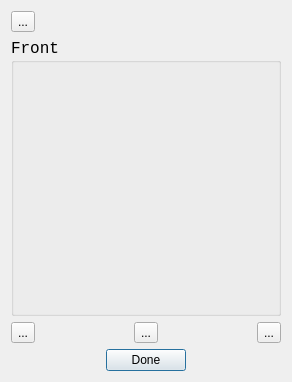
<?xml version="1.0" encoding="UTF-8"?>
<ui version="4.0">
 <class>StudyDeck</class>
 <widget class="QDialog" name="StudyDeck">
  <property name="windowModality">
   <enum>Qt::ApplicationModal</enum>
  </property>
  <property name="geometry">
   <rect>
    <x>0</x>
    <y>0</y>
    <width>292</width>
    <height>382</height>
   </rect>
  </property>
  <property name="windowTitle">
   <string>Study Deck</string>
  </property>
  <property name="modal">
   <bool>true</bool>
  </property>
  <layout class="QVBoxLayout" name="verticalLayout">
   <item>
    <layout class="QHBoxLayout" name="horizontalLayout_3">
     <item>
      <widget class="QToolButton" name="toolButton_4">
       <property name="text">
        <string>...</string>
       </property>
       <property name="icon">
        <iconset resource="../../resources/resources.qrc">
         <normaloff>:/pictures/shuffle.png</normaloff>:/pictures/shuffle.png</iconset>
       </property>
       <property name="shortcut">
        <string>S</string>
       </property>
      </widget>
     </item>
     <item>
      <spacer name="horizontalSpacer_5">
       <property name="orientation">
        <enum>Qt::Horizontal</enum>
       </property>
       <property name="sizeHint" stdset="0">
        <size>
         <width>40</width>
         <height>20</height>
        </size>
       </property>
      </spacer>
     </item>
    </layout>
   </item>
   <item>
    <widget class="QGroupBox" name="card_box">
     <property name="font">
      <font>
       <family>Consolas</family>
       <pointsize>12</pointsize>
      </font>
     </property>
     <property name="title">
      <string>Front</string>
     </property>
     <layout class="QVBoxLayout" name="verticalLayout_2">
      <item>
       <spacer name="verticalSpacer_2">
        <property name="orientation">
         <enum>Qt::Vertical</enum>
        </property>
        <property name="sizeHint" stdset="0">
         <size>
          <width>20</width>
          <height>40</height>
         </size>
        </property>
       </spacer>
      </item>
      <item>
       <widget class="QLabel" name="text">
        <property name="font">
         <font>
          <family>Consolas</family>
          <pointsize>12</pointsize>
         </font>
        </property>
        <property name="text">
         <string/>
        </property>
        <property name="textFormat">
         <enum>Qt::PlainText</enum>
        </property>
        <property name="alignment">
         <set>Qt::AlignLeading|Qt::AlignLeft|Qt::AlignVCenter</set>
        </property>
        <property name="wordWrap">
         <bool>true</bool>
        </property>
       </widget>
      </item>
      <item>
       <spacer name="verticalSpacer">
        <property name="orientation">
         <enum>Qt::Vertical</enum>
        </property>
        <property name="sizeHint" stdset="0">
         <size>
          <width>20</width>
          <height>40</height>
         </size>
        </property>
       </spacer>
      </item>
     </layout>
    </widget>
   </item>
   <item>
    <layout class="QHBoxLayout" name="horizontalLayout_2">
     <item>
      <widget class="QToolButton" name="toolButton">
       <property name="text">
        <string>...</string>
       </property>
       <property name="icon">
        <iconset>
         <normalon>:/pictures/arrowleft.png</normalon>
        </iconset>
       </property>
       <property name="shortcut">
        <string>Left</string>
       </property>
      </widget>
     </item>
     <item>
      <spacer name="horizontalSpacer_4">
       <property name="orientation">
        <enum>Qt::Horizontal</enum>
       </property>
       <property name="sizeHint" stdset="0">
        <size>
         <width>40</width>
         <height>20</height>
        </size>
       </property>
      </spacer>
     </item>
     <item>
      <widget class="QToolButton" name="toolButton_2">
       <property name="text">
        <string>...</string>
       </property>
       <property name="icon">
        <iconset>
         <normalon>:/pictures/flip64.png</normalon>
        </iconset>
       </property>
       <property name="shortcut">
        <string>Space</string>
       </property>
      </widget>
     </item>
     <item>
      <spacer name="horizontalSpacer_3">
       <property name="orientation">
        <enum>Qt::Horizontal</enum>
       </property>
       <property name="sizeHint" stdset="0">
        <size>
         <width>40</width>
         <height>20</height>
        </size>
       </property>
      </spacer>
     </item>
     <item>
      <widget class="QToolButton" name="toolButton_3">
       <property name="text">
        <string>...</string>
       </property>
       <property name="icon">
        <iconset>
         <normalon>:/pictures/arrowright.png</normalon>
        </iconset>
       </property>
       <property name="shortcut">
        <string>Right</string>
       </property>
      </widget>
     </item>
    </layout>
   </item>
   <item>
    <layout class="QHBoxLayout" name="horizontalLayout">
     <item>
      <spacer name="horizontalSpacer_2">
       <property name="orientation">
        <enum>Qt::Horizontal</enum>
       </property>
       <property name="sizeHint" stdset="0">
        <size>
         <width>40</width>
         <height>20</height>
        </size>
       </property>
      </spacer>
     </item>
     <item>
      <widget class="QPushButton" name="pushButton">
       <property name="text">
        <string>Done</string>
       </property>
      </widget>
     </item>
     <item>
      <spacer name="horizontalSpacer">
       <property name="orientation">
        <enum>Qt::Horizontal</enum>
       </property>
       <property name="sizeHint" stdset="0">
        <size>
         <width>40</width>
         <height>20</height>
        </size>
       </property>
      </spacer>
     </item>
    </layout>
   </item>
  </layout>
 </widget>
 <layoutdefault spacing="6" margin="11"/>
 <resources>
  <include location="../../resources/resources.qrc"/>
 </resources>
 <connections>
  <connection>
   <sender>pushButton</sender>
   <signal>clicked()</signal>
   <receiver>StudyDeck</receiver>
   <slot>accept()</slot>
   <hints>
    <hint type="sourcelabel">
     <x>220</x>
     <y>362</y>
    </hint>
    <hint type="destinationlabel">
     <x>291</x>
     <y>381</y>
    </hint>
   </hints>
  </connection>
  <connection>
   <sender>toolButton_2</sender>
   <signal>clicked()</signal>
   <receiver>StudyDeck</receiver>
   <slot>flip_card()</slot>
   <hints>
    <hint type="sourcelabel">
     <x>136</x>
     <y>274</y>
    </hint>
    <hint type="destinationlabel">
     <x>291</x>
     <y>381</y>
    </hint>
   </hints>
  </connection>
  <connection>
   <sender>toolButton_3</sender>
   <signal>clicked()</signal>
   <receiver>StudyDeck</receiver>
   <slot>next_card()</slot>
   <hints>
    <hint type="sourcelabel">
     <x>246</x>
     <y>289</y>
    </hint>
    <hint type="destinationlabel">
     <x>291</x>
     <y>381</y>
    </hint>
   </hints>
  </connection>
  <connection>
   <sender>toolButton</sender>
   <signal>clicked()</signal>
   <receiver>StudyDeck</receiver>
   <slot>prev_card()</slot>
   <hints>
    <hint type="sourcelabel">
     <x>39</x>
     <y>300</y>
    </hint>
    <hint type="destinationlabel">
     <x>40</x>
     <y>381</y>
    </hint>
   </hints>
  </connection>
  <connection>
   <sender>toolButton_4</sender>
   <signal>clicked()</signal>
   <receiver>StudyDeck</receiver>
   <slot>shuffle()</slot>
   <hints>
    <hint type="sourcelabel">
     <x>44</x>
     <y>29</y>
    </hint>
    <hint type="destinationlabel">
     <x>261</x>
     <y>49</y>
    </hint>
   </hints>
  </connection>
 </connections>
 <slots>
  <slot>next_card()</slot>
  <slot>prev_card()</slot>
  <slot>flip_card()</slot>
  <slot>shuffle()</slot>
 </slots>
</ui>
